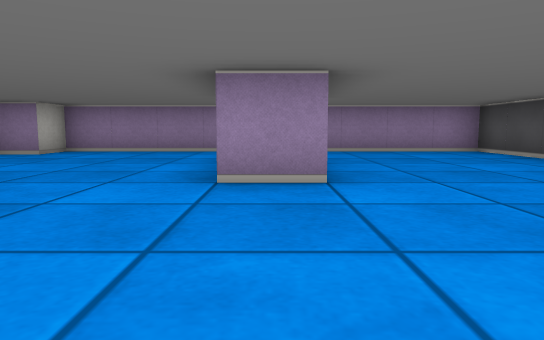
[1] (above)

14 first-person views from a walk through a cub3D level. The camera is about half as high as the walls, tilts 6° down and sees 70° across. The floor is counted in squares. Each view is taken from the middle of a square. On the plan, view 1 faces up. The plan holds only what a view shows up to about 9 squares ahead; the rest is blank.

[2]
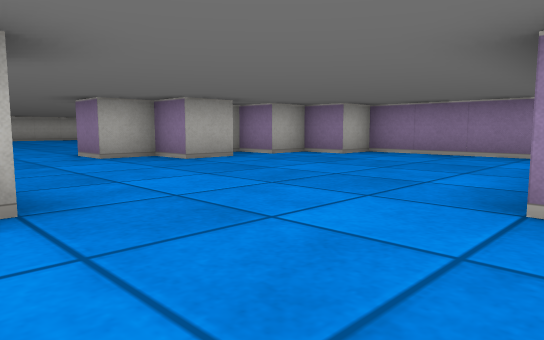

[3]
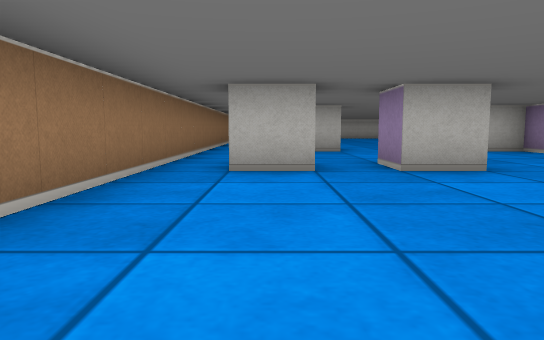

[4]
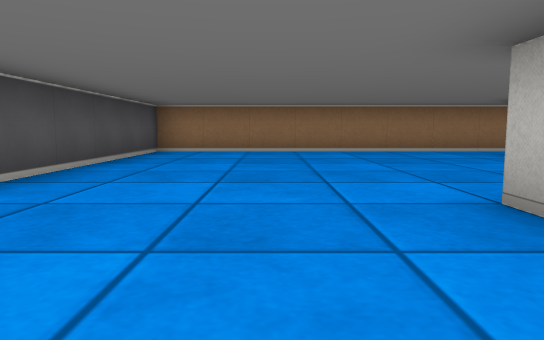

[5]
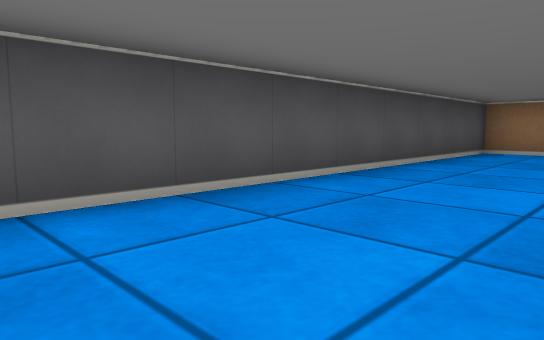

[6]
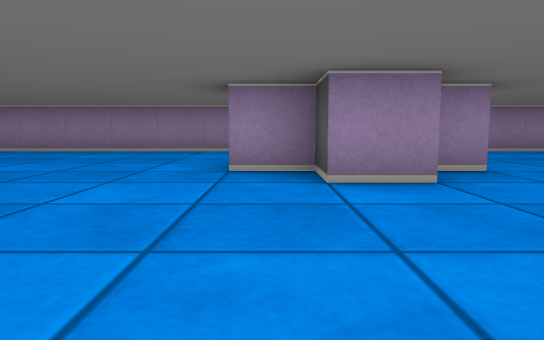

[7]
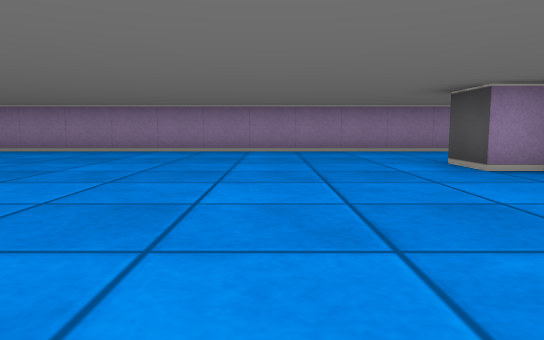

[8]
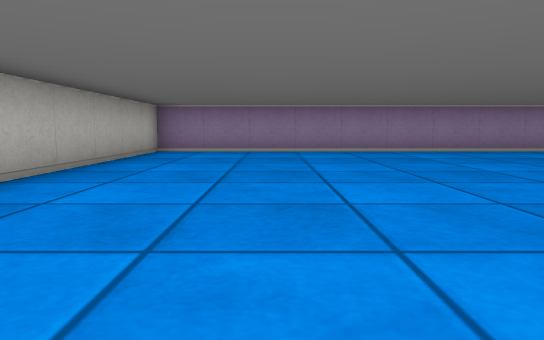

[9]
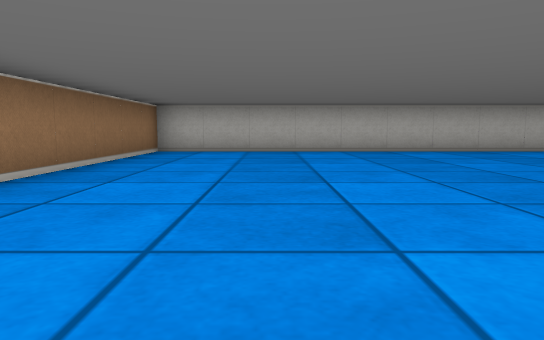

[10]
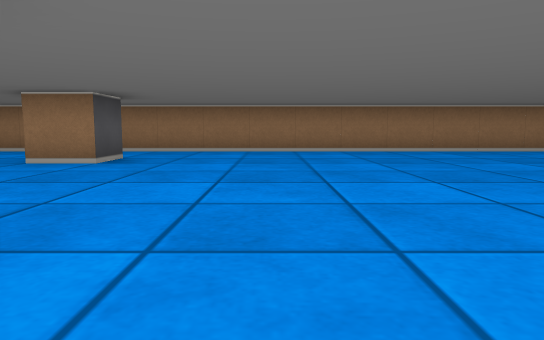

[11]
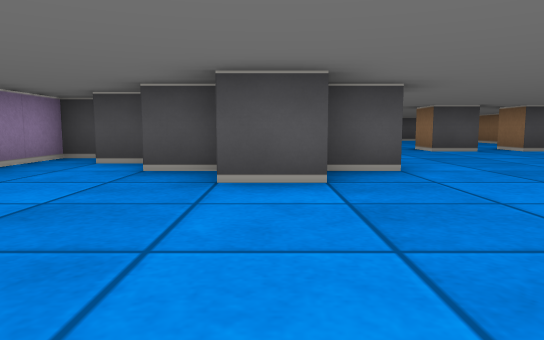

[12]
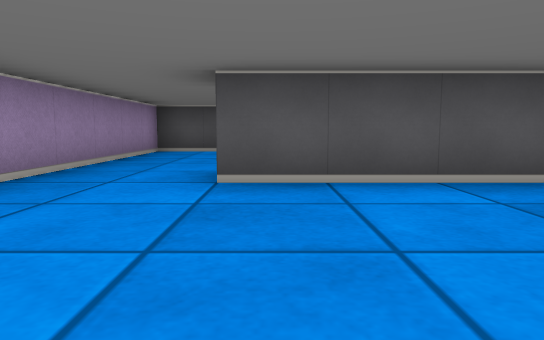

[13]
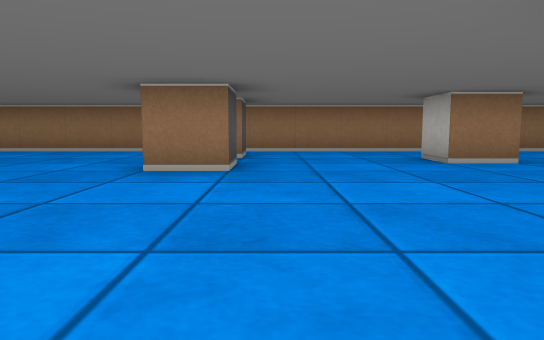

[14]
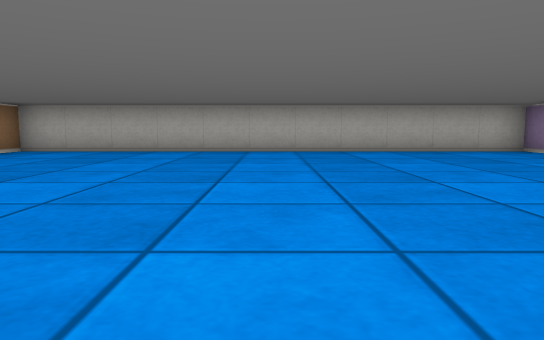

### Floor plan
Points are (right, up) in squares from view 1. A wall is a line through its corners. A room is listed if a view was taken in it or the views show most of it. See-through windows are left out.
Room 1 (views 1, 2, 3, 4, 5, 6, 7, 8, 9, 10, 11, 12, 13, 14)
walls: (-7.5, 5.6) (-7.5, 6.5); (-5.5, 5.5) (-5.5, 4.5) (-6.5, 4.5) (-6.5, 3.5) (-7.5, 3.5) (-7.5, 4.5) (-8.5, 4.5) (-8.5, 5.5); (-7.5, -0.5) (-7.5, 0.5) (-6.5, 0.5) (-6.5, -0.5); (-3.5, 1.5) (-2.5, 1.5) (-2.5, 0.5) (-3.5, 0.5) (-3.5, 1.5); (-5.5, 7.9) (-5.5, 8.5) (-18.5, 8.5) (-18.5, -2.5) (4.5, -2.5) (4.5, 8.5) (-4.5, 8.5) (-4.5, 7.5) (-5.5, 7.5) (-5.5, 6.5) (-6.5, 6.5) (-6.5, 7.5); (-3.5, -1.4) (-3.5, -0.5) (-2.9, -0.5); (-2.5, -0.4) (-2.5, -1.5); (0.5, 4) (0.5, 3.5) (-0.5, 3.5) (-0.5, 6.5)

Where each view was taken, in squares from view 1:
view 1: 0 up, 0 right, facing up
view 2: 1 up, 0 right, facing up-left
view 3: 1 down, 2 right, facing left
view 4: 6 up, 2 right, facing down
view 5: 6 up, 2 right, facing down-right
view 6: 0 up, 8 left, facing up
view 7: 0 up, 11 left, facing up
view 8: 0 up, 16 left, facing up
view 9: 0 up, 10 left, facing left
view 10: 6 up, 10 left, facing down
view 11: 5 up, 12 left, facing right
view 12: 6 up, 4 left, facing right
view 13: 6 up, 4 left, facing down
view 14: 3 up, 10 left, facing left
